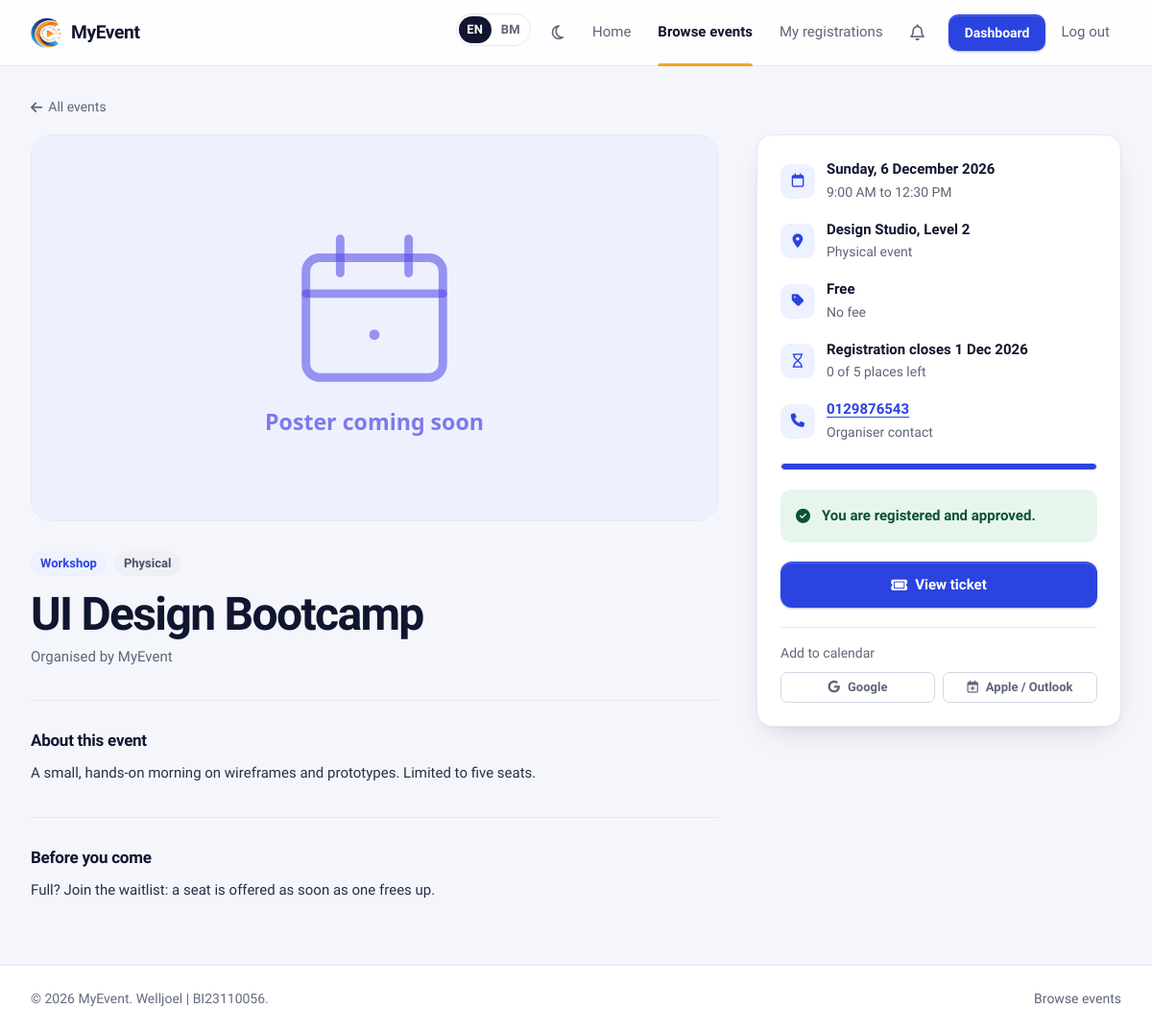
The page /event_detail.php?id=11 (signed in) on the database its author committed.
### tables this page shows
CREATE TABLE IF NOT EXISTS `events` (
  `event_id` int(11) NOT NULL AUTO_INCREMENT,
  `event_name` varchar(255) NOT NULL,
  `description` text DEFAULT NULL,
  `contact_no` varchar(20) DEFAULT NULL,
  `category_id` int(10) unsigned DEFAULT NULL,
  `venue` varchar(255) NOT NULL,
  `event_date` date NOT NULL,
  `event_time` time NOT NULL,
  `end_time` time DEFAULT NULL,
  `mode` enum('Physical','Online','Hybrid') NOT NULL DEFAULT 'Physical',
  `remarks` text DEFAULT NULL,
  `visibility` enum('Public','Private') NOT NULL DEFAULT 'Public',
  `poster_path` varchar(255) DEFAULT NULL,
  `created_by` int(11) DEFAULT NULL,
  `created_at` timestamp NOT NULL DEFAULT current_timestamp(),
  `fee` decimal(10,2) NOT NULL DEFAULT 0.00,
  `reg_close_date` date DEFAULT NULL,
  `max_participants` int(11) NOT NULL DEFAULT 0,
  PRIMARY KEY (`event_id`),
  KEY `category_id` (`category_id`),
  KEY `fk_events_createdby` (`created_by`),
  KEY `idx_events_date` (`event_date`),
  CONSTRAINT `events_ibfk_1` FOREIGN KEY (`category_id`) REFERENCES `event_category` (`category_id`) ON DELETE SET NULL ON UPDATE CASCADE,
  CONSTRAINT `fk_events_createdby` FOREIGN KEY (`created_by`) REFERENCES `users` (`user_id`) ON DELETE SET NULL ON UPDATE CASCADE,
  CONSTRAINT `chk_events_fee` CHECK (`fee` >= 0),
  CONSTRAINT `chk_events_capacity` CHECK (`max_participants` >= 0)
);

CREATE TABLE IF NOT EXISTS `event_category` (
  `category_id` int(10) unsigned NOT NULL AUTO_INCREMENT,
  `categoryName` varchar(100) NOT NULL,
  `categoryDesc` varchar(100) NOT NULL,
  `createDate` timestamp NOT NULL DEFAULT current_timestamp(),
  PRIMARY KEY (`category_id`)
);

### include/i18n.php (called while the page is built, shortened)
<?php
function current_locale(): string
{
    return $GLOBALS['__locale'] ?? default_locale();
}
function translations(string $locale): array
{
    static $cache = [];
    if (!isset($cache[$locale])) {
        $file = __DIR__ . '/../lang/' . $locale . '.php';
        $cache[$locale] = $locale !== 'en' && is_file($file) ? (array) require $file : [];
    }
    return $cache[$locale];
}
function __(string $text, array $params = []): string
{
    $out = translations(current_locale())[$text] ?? $text;
    if ($params) {
        $pairs = [];
        foreach ($params as $k => $v) {
            $pairs['{' . $k . '}'] = (string) $v;
        }
        $out = strtr($out, $pairs);
    }
    return $out;
}
function t(string $text, array $params = []): string
{
    return e(__($text, $params));
}
function ldate(string $format, $time = null): string
{
    $ts = $time === null ? time() : (is_int($time) ? $time : strtotime((string) $time));
    $out = date($format, $ts);
    if (current_locale() !== 'ms') {
        return $out;
    }
    static $names = [
        'Monday' => 'Isnin', 'Tuesday' => 'Selasa', 'Wednesday' => 'Rabu', 'Thursday' => 'Khamis',
        'Friday' => 'Jumaat', 'Saturday' => 'Sabtu', 'Sunday' => 'Ahad',
        'January' => 'Januari', 'February' => 'Februari', 'March' => 'Mac', 'April' => 'April', 'June' => 'Jun',
        'July' => 'Julai', 'August' => 'Ogos', 'September' => 'September', 'October' => 'Oktober',
        'November' => 'November', 'December' => 'Disember',
        'Mon' => 'Isn', 'Tue' => 'Sel', 'Wed' => 'Rab', 'Thu' => 'Kha', 'Fri' => 'Jum', 'Sat' => 'Sab', 'Sun' => 'Ahd',
        'Jan' => 'Jan', 'Feb' => 'Feb', 'Mar' => 'Mac', 'Apr' => 'Apr', 'May' => 'Mei', 'Jun' => 'Jun', 'Jul' => 'Jul',
        'Aug' => 'Ogo', 'Sep' => 'Sep', 'Oct' => 'Okt', 'Nov' => 'Nov', 'Dec' => 'Dis',
        'AM' => 'PG', 'PM' => 'PTG',
    ];
    return preg_replace_callback('/\b(' . implode('|', array_map('preg_quote', array_keys($names))) . ')\b/',
        static fn($m) => $names[$m[1]], $out);
}

### include/security.php (called while the page is built, shortened)
<?php
function e($value): string
{
    return htmlspecialchars((string) ($value ?? ''), ENT_QUOTES | ENT_SUBSTITUTE, 'UTF-8');
}
function is_logged_in(): bool
{
    return !empty($_SESSION['loggedin']) && isset($_SESSION['user_id']);
}
function current_user_id(): ?int
{
    return isset($_SESSION['user_id']) ? (int) $_SESSION['user_id'] : null;
}

### include/helpers.php (called while the page is built, shortened)
<?php
function poster_url(?string $file): string
{
    return BASE_URL . 'assets/img/event-placeholder.svg';
}
function format_fee($fee): string
{
    $amount = (float) $fee;
    return $amount > 0 ? 'RM ' . number_format($amount, 2) : __('Free');
}
function status_label(string $value): string
{
    $labels = [
        'Approved' => __('Approved'), 'Pending' => __('Pending'), 'Rejected' => __('Rejected'),
        'Present' => __('Present'), 'Absent' => __('Absent'),
        'Public' => __('Public'), 'Private' => __('Private'),
        'Admin' => __('Admin'), 'User' => __('User'),
        'Student' => __('Student'), 'Staff' => __('Staff'),
        'Physical' => __('Physical'), 'Online' => __('Online'), 'Hybrid' => __('Hybrid'),
        'Unknown' => __('Unknown'),
    ];
    return $labels[$value] ?? $value;
}
function db_all(mysqli $conn, string $sql, string $types = '', array $params = []): array
{
    $stmt = $conn->prepare($sql);
    if ($types !== '') {
        $stmt->bind_param($types, ...$params);
    }
    $stmt->execute();
    $rows = $stmt->get_result()->fetch_all(MYSQLI_ASSOC);
    return $rows;
}
function db_value(mysqli $conn, string $sql, string $types = '', array $params = [])
{
    $stmt = $conn->prepare($sql);
    if ($types !== '') {
        $stmt->bind_param($types, ...$params);
    }
    $stmt->execute();
    $row = $stmt->get_result()->fetch_row();
    return $row[0] ?? null;
}
function event_period(array $event): array
{
    $tz = new DateTimeZone(date_default_timezone_get());
    $start = new DateTimeImmutable($event['event_date'] . ' ' . $event['event_time'], $tz);
    $end = !empty($event['end_time'])
        ? new DateTimeImmutable($event['event_date'] . ' ' . $event['end_time'], $tz)
        : $start->modify('+' . DEFAULT_EVENT_HOURS . ' hours');
    return [$start, $end];
}
function google_calendar_url(array $event): string
{
    [$start, $end] = event_period($event);
    $utc = new DateTimeZone('UTC');
    return 'https://calendar.google.com/calendar/render?' . http_build_query([
        'action'   => 'TEMPLATE',
        'text'     => $event['event_name'],
        'dates'    => $start->setTimezone($utc)->format('Ymd\THis\Z') . '/' . $end->setTimezone($utc)->format('Ymd\THis\Z'),
        'details'  => trim(mb_substr((string) ($event['description'] ?? ''), 0, 800) . "\n\n" . BASE_URL . 'event_detail.php?id=' . (int) $event['event_id']),
        'location' => $event['venue'] ?? '',
    ]);
}

### public/event_detail.php (the view, shortened to what this page needs)
<?php
require_once __DIR__ . '/../config.php';
$event_id = (int) ($_GET['id'] ?? 0);
$event = db_all($conn,
    "SELECT e.*, c.categoryName AS category, u.name AS organizer_name,
            (SELECT COUNT(*) FROM registrations r WHERE r.event_id = e.event_id AND r.approval_status <> 'Rejected') AS taken
     FROM events e
     LEFT JOIN users u ON u.user_id = e.created_by
     LEFT JOIN event_category c ON c.category_id = e.category_id
     WHERE e.event_id = ?", 'i', [$event_id])[0] ?? null;
$close_date = $event['reg_close_date'] ?: $event['event_date'];
$is_closed  = $close_date < date('Y-m-d');
$capacity   = (int) $event['max_participants'];
$taken      = (int) $event['taken'];
$is_full    = $capacity > 0 && $taken >= $capacity;
$is_owner   = is_logged_in() && (int) $event['created_by'] === current_user_id();
$status     = is_logged_in()
    ? db_value($conn, 'SELECT approval_status FROM registrations WHERE user_id = ? AND event_id = ?', 'ii', [current_user_id(), $event_id])
    : null;
$wait_pos   = is_logged_in() ? waitlist_position($conn, $event_id, current_user_id()) : null;
$is_past    = $event['event_date'] < date('Y-m-d');
$login_back = 'auth/login.php?next=' . rawurlencode('event_detail.php?id=' . $event_id);
include ROOT_PATH . '/include/layout/public_start.php';
?>
<div class="detail">
    <div class="detail-top">
        <a class="back-link" href="browse_events.php"><i class="fa-solid fa-arrow-left"></i> <?= t('All events') ?></a>
    </div>
    <header class="detail-head">
        <img class="detail-poster" src="<?= e(poster_url($event['poster_path'])) ?>" alt="<?= t('Poster for {name}', ['name' => $event['event_name']]) ?>">
        <div class="badge-row">
            <span class="badge badge-brand no-dot"><?= e($event['category'] ?? __('General')) ?></span>
            <span class="badge no-dot"><?= e(status_label($event['mode'])) ?></span>
        </div>
        <h1 class="detail-title"><?= e($event['event_name']) ?></h1>
        <p class="detail-organiser"><?= t('Organised by {name}', ['name' => $event['organizer_name'] ?? APP_NAME]) ?></p>
    </header>
    <article class="detail-body">
        <?php if (trim((string) $event['description']) !== ''): ?>
            <section class="detail-section">
                <h2><?= t('About this event') ?></h2>
                <p><?= nl2br(e($event['description'])) ?></p>
            </section>
        <?php endif; ?>
        <?php if (trim((string) $event['remarks']) !== ''): ?>
            <section class="detail-section">
                <h2><?= t('Before you come') ?></h2>
                <p><?= nl2br(e($event['remarks'])) ?></p>
            </section>
        <?php endif; ?>
    </article>
    <aside class="card detail-aside" aria-label="<?= t('Event details and registration') ?>">
        <div class="card-body">
            <ul class="facts">
                <li><i class="fa-regular fa-calendar" aria-hidden="true"></i><div><b><?= e(ldate('l, j F Y', $event['event_date'])) ?></b><span><?= !empty($event['end_time'])
                    ? t('{start} to {end}', ['start' => ldate('g:i A', $event['event_time']), 'end' => ldate('g:i A', $event['end_time'])])
                    : e(ldate('g:i A', $event['event_time'])) ?></span></div></li>
                <li><i class="fa-solid fa-location-dot" aria-hidden="true"></i><div><b><?= e($event['venue']) ?></b><span><?= t('{mode} event', ['mode' => status_label($event['mode'])]) ?></span></div></li>
                <li><i class="fa-solid fa-tag" aria-hidden="true"></i><div><b><?= e(format_fee($event['fee'])) ?></b><span><?= (float) $event['fee'] > 0 ? t('Paid to the organiser') : t('No fee') ?></span></div></li>
                <li><i class="fa-regular fa-hourglass" aria-hidden="true"></i><div><b><?= $is_closed ? t('Registration closed {date}', ['date' => ldate('j M Y', $close_date)]) : t('Registration closes {date}', ['date' => ldate('j M Y', $close_date)]) ?></b><span><?= $is_past ? t('This event has ended.') : ($capacity > 0 ? t('{left} of {capacity} places left', ['left' => max(0, $capacity - $taken), 'capacity' => $capacity]) : t('No limit on places')) ?></span></div></li>
                <?php if (!empty($event['contact_no'])): ?>
                    <li><i class="fa-solid fa-phone" aria-hidden="true"></i><div><b><a href="tel:<?= e(preg_replace('/[^0-9+]/', '', $event['contact_no'])) ?>"><?= e($event['contact_no']) ?></a></b><span><?= t('Organiser contact') ?></span></div></li>
                <?php endif; ?>
            </ul>
            <?php if ($capacity > 0 && !$is_past): ?>
                <div class="capacity" role="img" aria-label="<?= t('{taken} of {capacity} places taken', ['taken' => $taken, 'capacity' => $capacity]) ?>"><span style="width: <?= min(100, round($taken / $capacity * 100)) ?>%"></span></div>
            <?php endif; ?>
            <?php if ($is_owner): ?>
                <div class="btn-stack">
                    <a class="btn btn-primary btn-block" href="users/manage_participants.php?event_id=<?= $event_id ?>"><i class="fa-solid fa-users"></i> <?= t('Manage participants') ?></a>
                    <a class="btn btn-secondary btn-block" href="users/edit_event.php?id=<?= $event_id ?>"><?= t('Edit event') ?></a>
                </div>
            <?php elseif ($status === 'Approved'): ?>
                <div class="status-box flash-success"><i class="fa-solid fa-circle-check"></i> <?= t('You are registered and approved.') ?></div>
                <a class="btn btn-primary btn-block btn-lg" href="users/generate_ticket.php?event_id=<?= $event_id ?>" target="_blank" rel="noopener"><i class="fa-solid fa-ticket"></i> <?= t('View ticket') ?></a>
            <?php elseif ($status === 'Pending'): ?>
                <div class="status-box flash-info"><i class="fa-regular fa-clock"></i> <?= t('Registered. Waiting for the organiser to approve.') ?></div>
            <?php elseif ($status === 'Rejected'): ?>
                <div class="status-box flash-error"><i class="fa-solid fa-circle-xmark"></i> <?= t('Your registration was not approved.') ?></div>
            <?php elseif ($is_past): ?>
                <div class="status-box is-muted"><i class="fa-regular fa-calendar-check"></i> <?= t('This event has ended.') ?></div>
                <a class="btn btn-secondary btn-block" href="browse_events.php"><?= t('Find an upcoming event') ?></a>
            <?php elseif ($is_closed): ?>
                <div class="status-box is-muted"><i class="fa-solid fa-lock"></i> <?= t('Registration has closed.') ?></div>
            <?php elseif ($is_full): ?>
                <div class="status-box is-muted"><i class="fa-solid fa-users-slash"></i> <?= t('This event is full.') ?></div>
                <a class="btn btn-primary btn-block btn-lg" href="<?= e($login_back) ?>"><?= t('Log in to join the waitlist') ?></a>
            <?php endif; ?>
            <?php if (!$is_past): ?>
                <div class="calendar-links">
                    <span class="cell-muted"><?= t('Add to calendar') ?></span>
                    <a class="btn btn-ghost btn-sm" href="<?= e(google_calendar_url($event)) ?>" target="_blank" rel="noopener"><i class="fa-brands fa-google" aria-hidden="true"></i> Google</a>
                    <a class="btn btn-ghost btn-sm" href="event_calendar.php?id=<?= $event_id ?>"><i class="fa-regular fa-calendar-plus" aria-hidden="true"></i> Apple / Outlook</a>
                </div>
            <?php endif; ?>
        </div>
    </aside>
</div>
<?php include ROOT_PATH . '/include/layout/public_end.php'; ?>

### rows shown on the page
events: category.categoryName "Workshop", mode "Physical", event_name "UI Design Bootcamp", description "A small, hands-on morning on wireframes and prototypes. Limited to five seats.", remarks "Full? Join the waitlist: a seat is offered as soon as one frees up.", event_date "Sunday, 6 December 2026", event_time+end_time "9:00 AM to 12:30 PM", venue "Design Studio, Level 2", mode "Physical event", fee "Free", reg_close_date "Registration closes 1 Dec 2026", contact_no "0129876543"

### other values the page prints
APP_NAME "MyEvent"
$__short "EN"
$__short "BM"
t('Home') "Home"
t('Browse events') "Browse events"
t('My registrations') "My registrations"
t('Dashboard') "Dashboard"
t('Log out') "Log out"
t('All events') "All events"
t('About this event') "About this event"
t('Before you come') "Before you come"
t('No fee') "No fee"
t('Organiser contact') "Organiser contact"
t('You are registered and approved.') "You are registered and approved."
t('View ticket') "View ticket"
